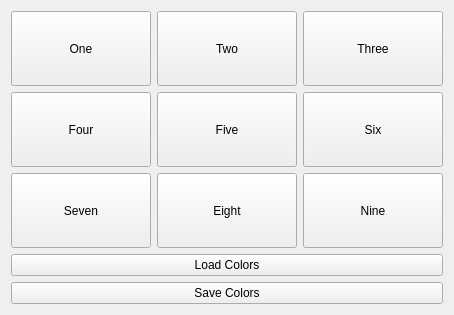
<?xml version="1.0" encoding="UTF-8"?>
<ui version="4.0">
 <class>Widget</class>
 <widget class="QWidget" name="Widget">
  <property name="geometry">
   <rect>
    <x>0</x>
    <y>0</y>
    <width>454</width>
    <height>315</height>
   </rect>
  </property>
  <property name="windowTitle">
   <string>Widget</string>
  </property>
  <layout class="QVBoxLayout" name="verticalLayout">
   <item>
    <layout class="QGridLayout" name="gridLayout">
     <item row="0" column="0">
      <widget class="QPushButton" name="button1">
       <property name="sizePolicy">
        <sizepolicy hsizetype="Minimum" vsizetype="Expanding">
         <horstretch>0</horstretch>
         <verstretch>0</verstretch>
        </sizepolicy>
       </property>
       <property name="autoFillBackground">
        <bool>true</bool>
       </property>
       <property name="text">
        <string>One</string>
       </property>
      </widget>
     </item>
     <item row="0" column="1">
      <widget class="QPushButton" name="button2">
       <property name="sizePolicy">
        <sizepolicy hsizetype="Minimum" vsizetype="Expanding">
         <horstretch>0</horstretch>
         <verstretch>0</verstretch>
        </sizepolicy>
       </property>
       <property name="autoFillBackground">
        <bool>true</bool>
       </property>
       <property name="text">
        <string>Two</string>
       </property>
      </widget>
     </item>
     <item row="0" column="2">
      <widget class="QPushButton" name="button3">
       <property name="sizePolicy">
        <sizepolicy hsizetype="Minimum" vsizetype="Expanding">
         <horstretch>0</horstretch>
         <verstretch>0</verstretch>
        </sizepolicy>
       </property>
       <property name="autoFillBackground">
        <bool>true</bool>
       </property>
       <property name="text">
        <string>Three</string>
       </property>
      </widget>
     </item>
     <item row="1" column="0">
      <widget class="QPushButton" name="button4">
       <property name="sizePolicy">
        <sizepolicy hsizetype="Minimum" vsizetype="Expanding">
         <horstretch>0</horstretch>
         <verstretch>0</verstretch>
        </sizepolicy>
       </property>
       <property name="autoFillBackground">
        <bool>true</bool>
       </property>
       <property name="text">
        <string>Four</string>
       </property>
      </widget>
     </item>
     <item row="1" column="1">
      <widget class="QPushButton" name="button5">
       <property name="sizePolicy">
        <sizepolicy hsizetype="Minimum" vsizetype="Expanding">
         <horstretch>0</horstretch>
         <verstretch>0</verstretch>
        </sizepolicy>
       </property>
       <property name="autoFillBackground">
        <bool>true</bool>
       </property>
       <property name="text">
        <string>Five</string>
       </property>
      </widget>
     </item>
     <item row="1" column="2">
      <widget class="QPushButton" name="button6">
       <property name="sizePolicy">
        <sizepolicy hsizetype="Minimum" vsizetype="Expanding">
         <horstretch>0</horstretch>
         <verstretch>0</verstretch>
        </sizepolicy>
       </property>
       <property name="autoFillBackground">
        <bool>true</bool>
       </property>
       <property name="text">
        <string>Six</string>
       </property>
      </widget>
     </item>
     <item row="2" column="0">
      <widget class="QPushButton" name="button7">
       <property name="sizePolicy">
        <sizepolicy hsizetype="Minimum" vsizetype="Expanding">
         <horstretch>0</horstretch>
         <verstretch>0</verstretch>
        </sizepolicy>
       </property>
       <property name="autoFillBackground">
        <bool>true</bool>
       </property>
       <property name="text">
        <string>Seven</string>
       </property>
      </widget>
     </item>
     <item row="2" column="1">
      <widget class="QPushButton" name="button8">
       <property name="sizePolicy">
        <sizepolicy hsizetype="Minimum" vsizetype="Expanding">
         <horstretch>0</horstretch>
         <verstretch>0</verstretch>
        </sizepolicy>
       </property>
       <property name="autoFillBackground">
        <bool>true</bool>
       </property>
       <property name="text">
        <string>Eight</string>
       </property>
      </widget>
     </item>
     <item row="2" column="2">
      <widget class="QPushButton" name="button9">
       <property name="sizePolicy">
        <sizepolicy hsizetype="Minimum" vsizetype="Expanding">
         <horstretch>0</horstretch>
         <verstretch>0</verstretch>
        </sizepolicy>
       </property>
       <property name="autoFillBackground">
        <bool>true</bool>
       </property>
       <property name="text">
        <string>Nine</string>
       </property>
      </widget>
     </item>
    </layout>
   </item>
   <item>
    <widget class="QPushButton" name="loadPushButton">
     <property name="text">
      <string>Load Colors</string>
     </property>
    </widget>
   </item>
   <item>
    <widget class="QPushButton" name="savePushButton">
     <property name="text">
      <string>Save Colors</string>
     </property>
    </widget>
   </item>
  </layout>
 </widget>
 <resources/>
 <connections/>
</ui>
